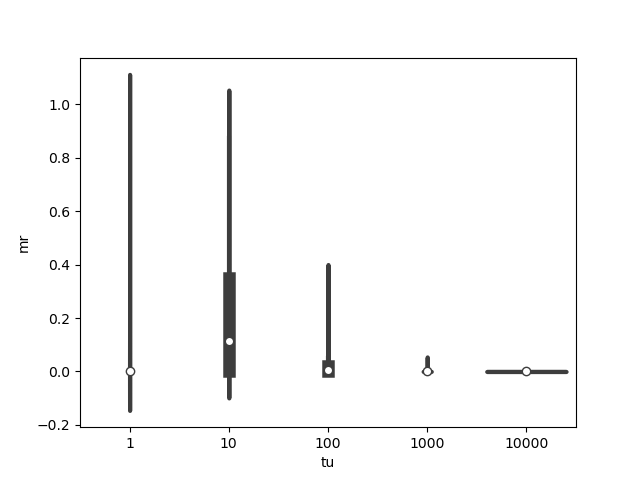

Write Python code to recreate this figure.
import pandas as pd
import seaborn as sns
df = pd.read_csv("mrplot.txt", sep=" ")
plot=sns.violinplot(x="tu", y="mr", data=df,linewidth=3)
plot.figure.savefig("mrplot.png")
